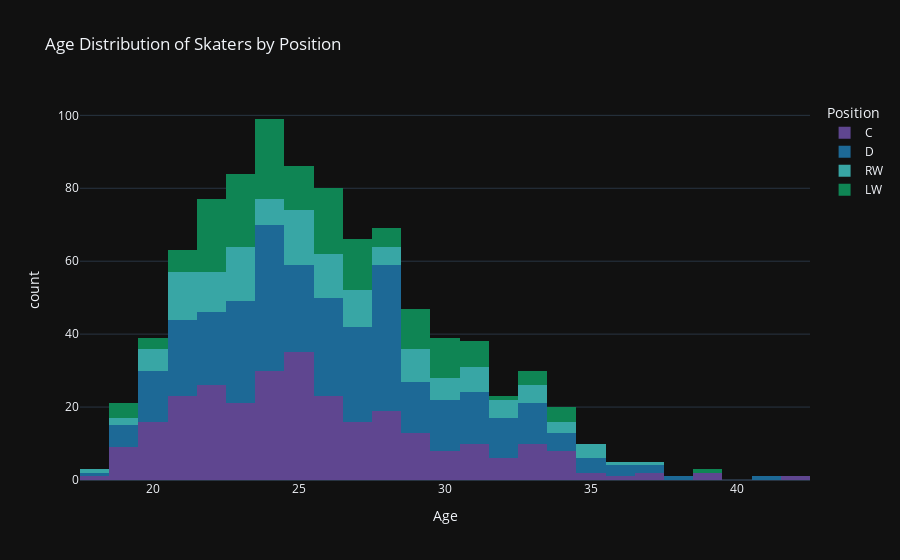

Notebook cell for this chart:
### Code cell
px.histogram(dfPlayerStats.sort_values('Age'), 
             x='Age', 
             title='Age Distribution of Skaters by Position', 
             labels={'primaryPosition': 'Position'},
             color='primaryPosition')

### Figure 1 — Plotly figure (JSON) as saved in the notebook; plotly's stock layout.template omitted (floating-point values rounded to 4 significant figures; data arrays with more than 128 entries replaced by an {"elided": "..."} marker saying what was removed)
{"data": [{"alignmentgroup": "True", "bingroup": "x", "hovertemplate": "Position=C<br>Age=%{x}<br>count=%{y}<extra></extra>", "legendgroup": "C", "marker": {"color": "rgb(95, 70, 144)", "pattern": {"shape": ""}}, "name": "C", "offsetgroup": "C", "orientation": "v", "showlegend": true, "type": "histogram", "x": {"elided": "282 int values"}, "xaxis": "x", "yaxis": "y"}, {"alignmentgroup": "True", "bingroup": "x", "hovertemplate": "Position=D<br>Age=%{x}<br>count=%{y}<extra></extra>", "legendgroup": "D", "marker": {"color": "rgb(29, 105, 150)", "pattern": {"shape": ""}}, "name": "D", "offsetgroup": "D", "orientation": "v", "showlegend": true, "type": "histogram", "x": {"elided": "327 int values"}, "xaxis": "x", "yaxis": "y"}, {"alignmentgroup": "True", "bingroup": "x", "hovertemplate": "Position=RW<br>Age=%{x}<br>count=%{y}<extra></extra>", "legendgroup": "RW", "marker": {"color": "rgb(56, 166, 165)", "pattern": {"shape": ""}}, "name": "RW", "offsetgroup": "RW", "orientation": "v", "showlegend": true, "type": "histogram", "x": {"elided": "138 int values"}, "xaxis": "x", "yaxis": "y"}, {"alignmentgroup": "True", "bingroup": "x", "hovertemplate": "Position=LW<br>Age=%{x}<br>count=%{y}<extra></extra>", "legendgroup": "LW", "marker": {"color": "rgb(15, 133, 84)", "pattern": {"shape": ""}}, "name": "LW", "offsetgroup": "LW", "orientation": "v", "showlegend": true, "type": "histogram", "x": {"elided": "163 int values"}, "xaxis": "x", "yaxis": "y"}], "layout": {"barmode": "relative", "legend": {"title": {"text": "Position"}, "tracegroupgap": 0}, "title": {"text": "Age Distribution of Skaters by Position"}, "xaxis": {"anchor": "y", "domain": [0, 1], "title": {"text": "Age"}}, "yaxis": {"anchor": "x", "domain": [0, 1], "title": {"text": "count"}}}}
